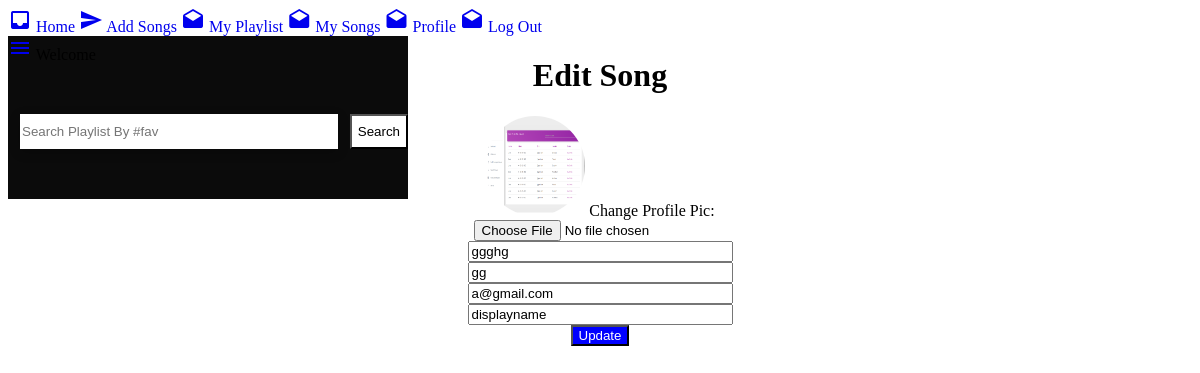
The app's page /user/editProfile.php?editProfile=20, older data.
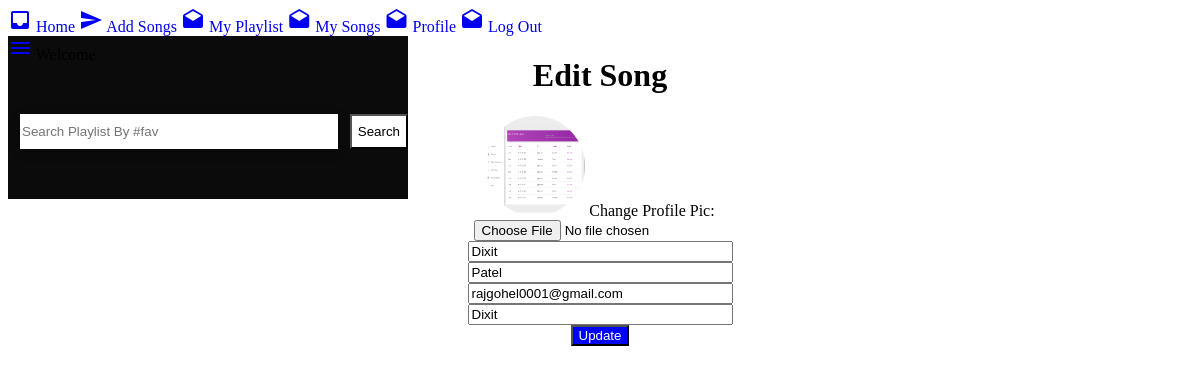
The same page, newer data.
### tables this page shows
CREATE TABLE `users` (
  `uId` int(3) NOT NULL,
  `uFirstName` varchar(256) NOT NULL,
  `uLastName` varchar(256) NOT NULL,
  `uDisplayName` varchar(256) NOT NULL,
  `isBlocked` tinyint(1) NOT NULL DEFAULT '0',
  `uEmail` varchar(256) NOT NULL,
  `uPassword` varchar(256) NOT NULL,
  `uProfilePic` text NOT NULL,
  `role` varchar(256) NOT NULL DEFAULT 'user',
  `uDateOfReg` timestamp NOT NULL DEFAULT CURRENT_TIMESTAMP,
  `token` varchar(256) NOT NULL,
  `tokenValid` int(11) NOT NULL DEFAULT '1'
);

### user/editProfile.php (the view, shortened to what this page needs)
<?php
if(isset($_GET['editProfile'])){
	$the_user_id = $_GET['editProfile'];
}
include "db.php";
$query = "SELECT * FROM users WHERE uId = '$the_user_id'";
$select_user= mysqli_query($con,$query);
$rowcount=mysqli_num_rows($select_user);
if ($rowcount != 0) {
	while($row = mysqli_fetch_assoc($select_user)){
		$uFirstName = $row['uFirstName'];
		$uLastName = $row['uLastName'];
		$uDisplayName = $row['uDisplayName'];
		$uEmail = $row['uEmail'];
		$uProfilePic = $row['uProfilePic'];
	}
}
?>
<!DOCTYPE html>
<html>
<head>
	<link rel="stylesheet" type="text/css" href="https://unpkg.com/material-components-web@latest/dist/material-components-web.min.css">
	<link rel="stylesheet" href="../admin/css/style.css">
	<link rel="stylesheet" type="text/css" href="css/searchBox.css">
</head>
<body>
	<?php
	include "header.php";
	?>
	<div class="mdc-drawer-app-content">
		<?php include "navbar.php"; ?>
		<main class="main-content" id="main-content">
			<div class="mdc-top-app-bar--fixed-adjust">
				<div class="mdc-layout-grid">
					<div class="mdc-layout-grid__inner">
						<div class="mdc-layout-grid__cell--span-12" align="center">
							<h1>Edit Song</h1>
						</div>
					</div>
				</div>
				<form method="POST" enctype="multipart/form-data">
					<div class="mdc-layout-grid">
						<div class="mdc-layout-grid__inner">
							<div class="mdc-layout-grid__cell--span-12" align="center">
								<img src="<?php echo $uProfilePic; ?>" height="100px" width="100px" style="border-radius: 50%">
								Change Profile Pic:
								<div class="mdc-text-field mdc-text-field--outlined mdc-text-field--no-label email">
									<input type="file" name="uProfilePic" size="30" class="mdc-text-field__input" aria-label="Label" placeholder="User Image" accept="image/*;capture=camera">
								</div>
							</div>
						</div>
					</div>
					<div class="mdc-layout-grid">
						<div class="mdc-layout-grid__inner">
							<div class="mdc-layout-grid__cell--span-12" align="center">
								<div class="mdc-text-field mdc-text-field--outlined mdc-text-field--no-label email">
									<input type="text" value="<?php echo $uFirstName; ?>" name="uFirstName" size="30" class="mdc-text-field__input" aria-label="Label" placeholder="Song Title">
								</div>
							</div>
						</div>
					</div>
					<div class="mdc-layout-grid">
						<div class="mdc-layout-grid__inner">
							<div class="mdc-layout-grid__cell--span-12" align="center">
								<div class="mdc-text-field mdc-text-field--outlined mdc-text-field--no-label email">
									<input type="text" value="<?php echo $uLastName; ?>" name="uLastName" size="30" class="mdc-text-field__input" aria-label="Label" placeholder="Song Title">
								</div>
							</div>
						</div>
					</div>
					<div class="mdc-layout-grid">
						<div class="mdc-layout-grid__inner">
							<div class="mdc-layout-grid__cell--span-12" align="center">
								<div class="mdc-text-field mdc-text-field--outlined mdc-text-field--no-label email">
									<input type="text" value="<?php echo $uEmail; ?>" name="uEmail" size="30" class="mdc-text-field__input" aria-label="Label" placeholder="Song Title">
								</div>
							</div>
						</div>
					</div>
					<div class="mdc-layout-grid">
						<div class="mdc-layout-grid__inner">
							<div class="mdc-layout-grid__cell--span-12" align="center">
								<div class="mdc-text-field mdc-text-field--outlined mdc-text-field--no-label email">
									<input type="text" value="<?php echo $uDisplayName; ?>" name="uDisplayName" size="30" class="mdc-text-field__input" aria-label="Label" placeholder="Song Title">
								</div>
							</div>
						</div>
					</div>
					<div class="mdc-layout-grid">
						<div class="mdc-layout-grid__inner">
							<div class="mdc-layout-grid__cell--span-12" align="center">
								<button type="submit" name="submit" class="mdc-button mdc-dialog__button mdc-dialog__button--default" data-mdc-dialog-action="yes" style="background-color: blue; color: white">
									<span class="mdc-button__label">Update</span>
								</button>
							</div>
						</div>
					</div>
				</form>
			</div>
		</main>
	</div>
</body>
</html>

Row changes from the older to the newer data that the page shows:
changed users: uFirstName "ggghg" → "Dixit"; uLastName "gg" → "Patel"; uEmail "a@gmail.com" → "rajgohel0001@gmail.com"; uDisplayName "displayname" → "Dixit"
